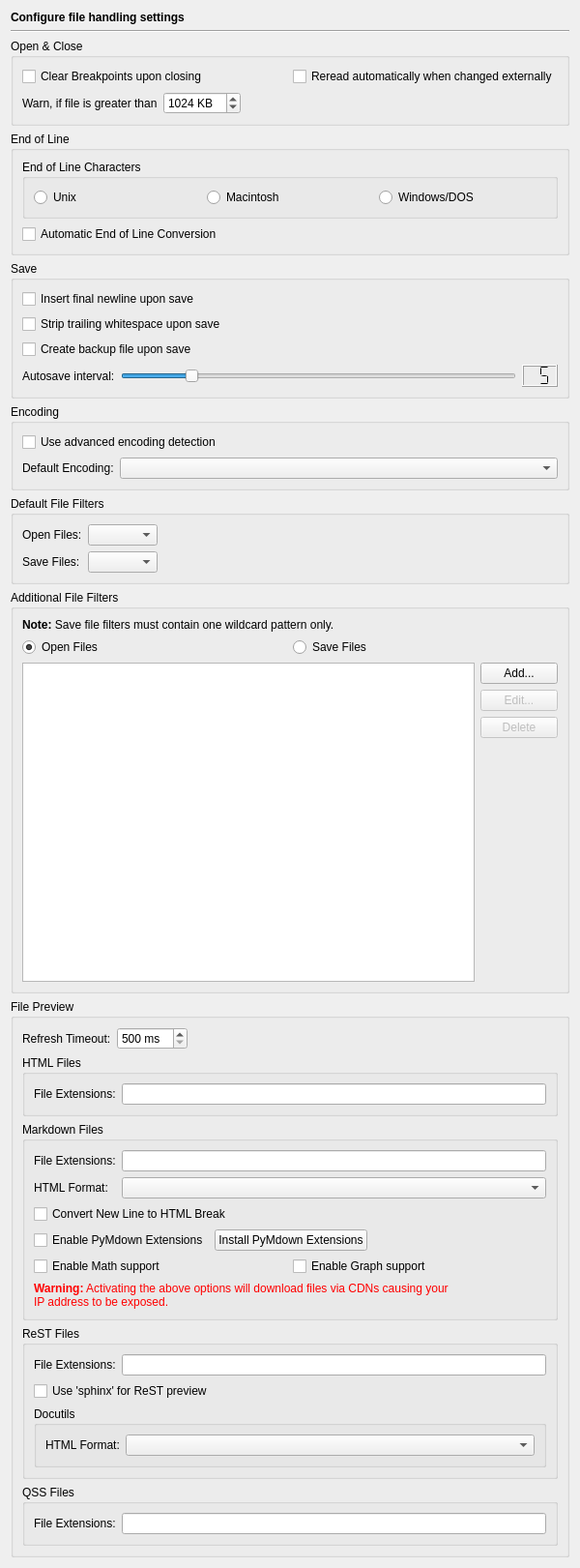
<?xml version="1.0" encoding="UTF-8"?>
<ui version="4.0">
 <class>EditorFilePage</class>
 <widget class="QWidget" name="EditorFilePage">
  <property name="geometry">
   <rect>
    <x>0</x>
    <y>0</y>
    <width>600</width>
    <height>1621</height>
   </rect>
  </property>
  <layout class="QVBoxLayout" name="verticalLayout_5">
   <item>
    <widget class="QLabel" name="headerLabel">
     <property name="text">
      <string>&lt;b&gt;Configure file handling settings&lt;/b&gt;</string>
     </property>
    </widget>
   </item>
   <item>
    <widget class="Line" name="line2">
     <property name="frameShape">
      <enum>QFrame::HLine</enum>
     </property>
     <property name="frameShadow">
      <enum>QFrame::Sunken</enum>
     </property>
     <property name="orientation">
      <enum>Qt::Horizontal</enum>
     </property>
    </widget>
   </item>
   <item>
    <widget class="QGroupBox" name="groupBox_3">
     <property name="title">
      <string>Open &amp;&amp; Close</string>
     </property>
     <layout class="QVBoxLayout">
      <item>
       <layout class="QHBoxLayout">
        <item>
         <widget class="QCheckBox" name="clearBreakpointsCheckBox">
          <property name="toolTip">
           <string>Select, whether breakpoint belonging to an editor should be cleared, when the editor is closed</string>
          </property>
          <property name="text">
           <string>Clear Breakpoints upon closing</string>
          </property>
         </widget>
        </item>
        <item>
         <widget class="QCheckBox" name="automaticReopenCheckBox">
          <property name="toolTip">
           <string>Select to reread the file automatically, if it was changed externally</string>
          </property>
          <property name="text">
           <string>Reread automatically when changed externally</string>
          </property>
         </widget>
        </item>
       </layout>
      </item>
      <item>
       <layout class="QHBoxLayout">
        <item>
         <widget class="QLabel" name="label">
          <property name="text">
           <string>Warn, if file is greater than</string>
          </property>
         </widget>
        </item>
        <item>
         <widget class="QSpinBox" name="warnFilesizeSpinBox">
          <property name="toolTip">
           <string>Enter the filesize, a warning dialog should be shown.</string>
          </property>
          <property name="suffix">
           <string> KB</string>
          </property>
          <property name="minimum">
           <number>1</number>
          </property>
          <property name="maximum">
           <number>16384</number>
          </property>
          <property name="singleStep">
           <number>16</number>
          </property>
          <property name="value">
           <number>1024</number>
          </property>
         </widget>
        </item>
        <item>
         <spacer>
          <property name="orientation">
           <enum>Qt::Horizontal</enum>
          </property>
          <property name="sizeHint" stdset="0">
           <size>
            <width>40</width>
            <height>20</height>
           </size>
          </property>
         </spacer>
        </item>
       </layout>
      </item>
     </layout>
    </widget>
   </item>
   <item>
    <widget class="QGroupBox" name="groupBox_5">
     <property name="title">
      <string>End of Line</string>
     </property>
     <layout class="QVBoxLayout" name="verticalLayout">
      <item>
       <widget class="QGroupBox" name="groupBox_8">
        <property name="title">
         <string>End of Line Characters</string>
        </property>
        <layout class="QHBoxLayout" name="_12">
         <item>
          <widget class="QRadioButton" name="lfRadioButton">
           <property name="toolTip">
            <string>Select Unix type end of line</string>
           </property>
           <property name="text">
            <string>Unix</string>
           </property>
          </widget>
         </item>
         <item>
          <widget class="QRadioButton" name="crRadioButton">
           <property name="toolTip">
            <string>Select Macintosh type end of line</string>
           </property>
           <property name="text">
            <string>Macintosh</string>
           </property>
          </widget>
         </item>
         <item>
          <widget class="QRadioButton" name="crlfRadioButton">
           <property name="toolTip">
            <string>Select Windows type end of line</string>
           </property>
           <property name="text">
            <string>Windows/DOS</string>
           </property>
          </widget>
         </item>
        </layout>
       </widget>
      </item>
      <item>
       <widget class="QCheckBox" name="automaticEolConversionCheckBox">
        <property name="toolTip">
         <string>Select whether the eol type should be converted upon opening the file.</string>
        </property>
        <property name="text">
         <string>Automatic End of Line Conversion</string>
        </property>
       </widget>
      </item>
     </layout>
    </widget>
   </item>
   <item>
    <widget class="QGroupBox" name="groupBox_4">
     <property name="title">
      <string>Save</string>
     </property>
     <layout class="QVBoxLayout" name="verticalLayout_3">
      <item>
       <widget class="QCheckBox" name="insertFinalNewlineCheckBox">
        <property name="toolTip">
         <string>Select to insert a final newline if none is there</string>
        </property>
        <property name="text">
         <string>Insert final newline upon save</string>
        </property>
       </widget>
      </item>
      <item>
       <widget class="QCheckBox" name="stripWhitespaceCheckBox">
        <property name="toolTip">
         <string>Select, whether trailing whitespace should be removed upon save</string>
        </property>
        <property name="text">
         <string>Strip trailing whitespace upon save</string>
        </property>
       </widget>
      </item>
      <item>
       <widget class="QCheckBox" name="createBackupFileCheckBox">
        <property name="toolTip">
         <string>Select, whether a backup file shall be generated upon save</string>
        </property>
        <property name="text">
         <string>Create backup file upon save</string>
        </property>
       </widget>
      </item>
      <item>
       <layout class="QHBoxLayout">
        <item>
         <widget class="QLabel" name="TextLabel13_3_3">
          <property name="text">
           <string>Autosave interval:</string>
          </property>
         </widget>
        </item>
        <item>
         <widget class="QSlider" name="autosaveSlider">
          <property name="toolTip">
           <string>Move to set the autosave interval in minutes (0 to disable)</string>
          </property>
          <property name="minimum">
           <number>0</number>
          </property>
          <property name="maximum">
           <number>30</number>
          </property>
          <property name="value">
           <number>5</number>
          </property>
          <property name="orientation">
           <enum>Qt::Horizontal</enum>
          </property>
          <property name="tickInterval">
           <number>1</number>
          </property>
         </widget>
        </item>
        <item>
         <widget class="QLCDNumber" name="autosaveLCD">
          <property name="toolTip">
           <string>Displays the selected autosave interval.</string>
          </property>
          <property name="digitCount">
           <number>2</number>
          </property>
          <property name="segmentStyle">
           <enum>QLCDNumber::Flat</enum>
          </property>
          <property name="value" stdset="0">
           <double>5.000000000000000</double>
          </property>
         </widget>
        </item>
       </layout>
      </item>
     </layout>
    </widget>
   </item>
   <item>
    <widget class="QGroupBox" name="groupBox">
     <property name="title">
      <string>Encoding</string>
     </property>
     <layout class="QGridLayout" name="gridLayout">
      <item row="0" column="0" colspan="2">
       <widget class="QCheckBox" name="advEncodingCheckBox">
        <property name="toolTip">
         <string>Select to use the advanced encoding detection </string>
        </property>
        <property name="whatsThis">
         <string>&lt;b&gt;Advanced encoding detection&lt;/b&gt;
&lt;p&gt;Select to use the advanced encoding detection based on the &amp;quot;universal character encoding detector&amp;quot; from &lt;a href=&quot;http://chardet.feedparser.org&quot;&gt;http://chardet.feedparser.org&lt;/a&gt;.&lt;/p&gt;</string>
        </property>
        <property name="text">
         <string>Use advanced encoding detection</string>
        </property>
       </widget>
      </item>
      <item row="1" column="0">
       <widget class="QLabel" name="label_4">
        <property name="text">
         <string>Default Encoding:</string>
        </property>
       </widget>
      </item>
      <item row="1" column="1">
       <widget class="QComboBox" name="defaultEncodingComboBox">
        <property name="sizePolicy">
         <sizepolicy hsizetype="Expanding" vsizetype="Fixed">
          <horstretch>0</horstretch>
          <verstretch>0</verstretch>
         </sizepolicy>
        </property>
        <property name="toolTip">
         <string>Select the string encoding to be used.</string>
        </property>
       </widget>
      </item>
     </layout>
    </widget>
   </item>
   <item>
    <widget class="QGroupBox" name="groupBox_2">
     <property name="title">
      <string>Default File Filters</string>
     </property>
     <layout class="QGridLayout">
      <item row="0" column="0">
       <widget class="QLabel" name="label_2">
        <property name="text">
         <string>Open Files:</string>
        </property>
       </widget>
      </item>
      <item row="0" column="1">
       <widget class="QComboBox" name="openFilesFilterComboBox"/>
      </item>
      <item row="0" column="2">
       <spacer>
        <property name="orientation">
         <enum>Qt::Horizontal</enum>
        </property>
        <property name="sizeHint" stdset="0">
         <size>
          <width>40</width>
          <height>20</height>
         </size>
        </property>
       </spacer>
      </item>
      <item row="1" column="0">
       <widget class="QLabel" name="label_3">
        <property name="text">
         <string>Save Files:</string>
        </property>
       </widget>
      </item>
      <item row="1" column="1">
       <widget class="QComboBox" name="saveFilesFilterComboBox"/>
      </item>
     </layout>
    </widget>
   </item>
   <item>
    <widget class="QGroupBox" name="groupBox_6">
     <property name="title">
      <string>Additional File Filters</string>
     </property>
     <layout class="QGridLayout" name="gridLayout_2">
      <item row="0" column="0" colspan="2">
       <widget class="QLabel" name="label_5">
        <property name="text">
         <string>&lt;b&gt;Note:&lt;/b&gt; Save file filters must contain one wildcard pattern only.</string>
        </property>
        <property name="wordWrap">
         <bool>true</bool>
        </property>
       </widget>
      </item>
      <item row="1" column="0" colspan="2">
       <layout class="QHBoxLayout" name="horizontalLayout">
        <item>
         <widget class="QRadioButton" name="openFiltersButton">
          <property name="toolTip">
           <string>Select to edit the open file filters</string>
          </property>
          <property name="text">
           <string>Open Files</string>
          </property>
          <property name="checked">
           <bool>true</bool>
          </property>
         </widget>
        </item>
        <item>
         <widget class="QRadioButton" name="savFiltersButton">
          <property name="toolTip">
           <string>Select to edit the save file filters</string>
          </property>
          <property name="text">
           <string>Save Files</string>
          </property>
         </widget>
        </item>
       </layout>
      </item>
      <item row="2" column="0" rowspan="4">
       <widget class="QListWidget" name="fileFiltersList">
        <property name="sizePolicy">
         <sizepolicy hsizetype="Expanding" vsizetype="Preferred">
          <horstretch>0</horstretch>
          <verstretch>0</verstretch>
         </sizepolicy>
        </property>
        <property name="minimumSize">
         <size>
          <width>0</width>
          <height>200</height>
         </size>
        </property>
        <property name="alternatingRowColors">
         <bool>true</bool>
        </property>
        <property name="sortingEnabled">
         <bool>true</bool>
        </property>
       </widget>
      </item>
      <item row="2" column="1">
       <widget class="QPushButton" name="addFileFilterButton">
        <property name="text">
         <string>Add...</string>
        </property>
       </widget>
      </item>
      <item row="3" column="1">
       <widget class="QPushButton" name="editFileFilterButton">
        <property name="enabled">
         <bool>false</bool>
        </property>
        <property name="text">
         <string>Edit...</string>
        </property>
       </widget>
      </item>
      <item row="4" column="1">
       <widget class="QPushButton" name="deleteFileFilterButton">
        <property name="enabled">
         <bool>false</bool>
        </property>
        <property name="text">
         <string>Delete</string>
        </property>
       </widget>
      </item>
      <item row="5" column="1">
       <spacer>
        <property name="orientation">
         <enum>Qt::Vertical</enum>
        </property>
        <property name="sizeHint" stdset="0">
         <size>
          <width>20</width>
          <height>40</height>
         </size>
        </property>
       </spacer>
      </item>
     </layout>
    </widget>
   </item>
   <item>
    <widget class="QGroupBox" name="groupBox_7">
     <property name="title">
      <string>File Preview</string>
     </property>
     <layout class="QVBoxLayout" name="verticalLayout_4">
      <item>
       <layout class="QHBoxLayout" name="horizontalLayout_5">
        <item>
         <widget class="QLabel" name="label_8">
          <property name="text">
           <string>Refresh Timeout:</string>
          </property>
         </widget>
        </item>
        <item>
         <widget class="QSpinBox" name="previewRefreshTimeoutSpinBox">
          <property name="toolTip">
           <string>Enter the timeout in milliseconds until the preview is refreshed</string>
          </property>
          <property name="suffix">
           <string> ms</string>
          </property>
          <property name="minimum">
           <number>500</number>
          </property>
          <property name="maximum">
           <number>5000</number>
          </property>
          <property name="singleStep">
           <number>500</number>
          </property>
         </widget>
        </item>
        <item>
         <spacer name="horizontalSpacer">
          <property name="orientation">
           <enum>Qt::Horizontal</enum>
          </property>
          <property name="sizeHint" stdset="0">
           <size>
            <width>40</width>
            <height>20</height>
           </size>
          </property>
         </spacer>
        </item>
       </layout>
      </item>
      <item>
       <widget class="QGroupBox" name="groupBox_12">
        <property name="title">
         <string>HTML Files</string>
        </property>
        <layout class="QHBoxLayout" name="horizontalLayout_3">
         <item>
          <widget class="QLabel" name="label_12">
           <property name="text">
            <string>File Extensions:</string>
           </property>
          </widget>
         </item>
         <item>
          <widget class="QLineEdit" name="previewHtmlExtensionsEdit">
           <property name="toolTip">
            <string>Enter the filename extensions of HTML files that may be previewed (separated by a space)</string>
           </property>
          </widget>
         </item>
        </layout>
       </widget>
      </item>
      <item>
       <widget class="QGroupBox" name="groupBox_11">
        <property name="title">
         <string>Markdown Files</string>
        </property>
        <layout class="QVBoxLayout" name="verticalLayout_2">
         <item>
          <layout class="QGridLayout" name="gridLayout_4">
           <item row="0" column="0">
            <widget class="QLabel" name="label_11">
             <property name="text">
              <string>File Extensions:</string>
             </property>
            </widget>
           </item>
           <item row="0" column="1">
            <widget class="QLineEdit" name="previewMarkdownExtensionsEdit">
             <property name="toolTip">
              <string>Enter the filename extensions of Markdown files that may be previewed (separated by a space)</string>
             </property>
            </widget>
           </item>
           <item row="1" column="0">
            <widget class="QLabel" name="label_6">
             <property name="text">
              <string>HTML Format:</string>
             </property>
            </widget>
           </item>
           <item row="1" column="1">
            <widget class="QComboBox" name="previewMarkdownHTMLFormatComboBox">
             <property name="sizePolicy">
              <sizepolicy hsizetype="Expanding" vsizetype="Fixed">
               <horstretch>0</horstretch>
               <verstretch>0</verstretch>
              </sizepolicy>
             </property>
             <property name="toolTip">
              <string>Select the HTML format to be generated</string>
             </property>
            </widget>
           </item>
          </layout>
         </item>
         <item>
          <widget class="QCheckBox" name="previewMarkdownNLtoBreakCheckBox">
           <property name="toolTip">
            <string>Select this to convert a new line character to an HTML &amp;lt;br/&amp;gt; tag.</string>
           </property>
           <property name="text">
            <string>Convert New Line to HTML Break</string>
           </property>
          </widget>
         </item>
         <item>
          <layout class="QHBoxLayout" name="horizontalLayout_6">
           <item>
            <widget class="QCheckBox" name="previewMarkdownPyMdownCheckBox">
             <property name="toolTip">
              <string>Select to enable the use of the PyMdown extensions</string>
             </property>
             <property name="whatsThis">
              <string>&lt;b&gt;Enable PyMdown Extensions&lt;/b&gt;
&lt;p&gt;Select this entry to enable the use of the PyMdown extensions. These have to be installed with &lt;code&gt;pip install pymdown-extensions&lt;/code&gt;.&lt;/p&gt;</string>
             </property>
             <property name="text">
              <string>Enable PyMdown Extensions</string>
             </property>
            </widget>
           </item>
           <item>
            <widget class="QPushButton" name="previewMarkdownPyMdownInstallPushButton">
             <property name="toolTip">
              <string>Press to install the PyMdown extensions</string>
             </property>
             <property name="text">
              <string>Install PyMdown Extensions</string>
             </property>
            </widget>
           </item>
           <item>
            <spacer name="horizontalSpacer_2">
             <property name="orientation">
              <enum>Qt::Horizontal</enum>
             </property>
             <property name="sizeHint" stdset="0">
              <size>
               <width>40</width>
               <height>20</height>
              </size>
             </property>
            </spacer>
           </item>
          </layout>
         </item>
         <item>
          <layout class="QGridLayout" name="gridLayout_5">
           <item row="0" column="0">
            <widget class="QCheckBox" name="previewMarkdownMathJaxCheckBox">
             <property name="toolTip">
              <string>Select to enable Math support using MathJax</string>
             </property>
             <property name="text">
              <string>Enable Math support</string>
             </property>
            </widget>
           </item>
           <item row="0" column="1">
            <widget class="QCheckBox" name="previewMarkdownMermaidCheckBox">
             <property name="toolTip">
              <string>Select to enable Graph support using Mermaid</string>
             </property>
             <property name="text">
              <string>Enable Graph support</string>
             </property>
            </widget>
           </item>
           <item row="1" column="0" colspan="2">
            <widget class="QLabel" name="TextLabel1_2_2_3">
             <property name="text">
              <string>&lt;font color=&quot;#FF0000&quot;&gt;&lt;b&gt;Warning:&lt;/b&gt; Activating the above options will download files via CDNs causing your&lt;br/&gt;IP address to be exposed.&lt;/font&gt;</string>
             </property>
             <property name="wordWrap">
              <bool>true</bool>
             </property>
            </widget>
           </item>
          </layout>
         </item>
        </layout>
       </widget>
      </item>
      <item>
       <widget class="QGroupBox" name="groupBox_10">
        <property name="title">
         <string>ReST Files</string>
        </property>
        <layout class="QGridLayout" name="gridLayout_3">
         <item row="0" column="0">
          <widget class="QLabel" name="label_9">
           <property name="text">
            <string>File Extensions:</string>
           </property>
          </widget>
         </item>
         <item row="0" column="1">
          <widget class="QLineEdit" name="previewRestExtensionsEdit">
           <property name="toolTip">
            <string>Enter the filename extensions of ReStructuredText files that may be previewed (separated by a space)</string>
           </property>
          </widget>
         </item>
         <item row="1" column="0" colspan="2">
          <widget class="QCheckBox" name="previewRestSphinxCheckBox">
           <property name="toolTip">
            <string>Select to use 'sphinx' to generate the ReST preview</string>
           </property>
           <property name="text">
            <string>Use 'sphinx' for ReST preview</string>
           </property>
          </widget>
         </item>
         <item row="2" column="0" colspan="2">
          <widget class="QGroupBox" name="groupBox_13">
           <property name="title">
            <string>Docutils</string>
           </property>
           <layout class="QHBoxLayout" name="horizontalLayout_4">
            <item>
             <widget class="QLabel" name="label_7">
              <property name="text">
               <string>HTML Format:</string>
              </property>
             </widget>
            </item>
            <item>
             <widget class="QComboBox" name="previewRestDocutilsHTMLFormatComboBox">
              <property name="sizePolicy">
               <sizepolicy hsizetype="Expanding" vsizetype="Fixed">
                <horstretch>0</horstretch>
                <verstretch>0</verstretch>
               </sizepolicy>
              </property>
              <property name="toolTip">
               <string>Select the HTML format to be generated</string>
              </property>
             </widget>
            </item>
           </layout>
          </widget>
         </item>
        </layout>
       </widget>
      </item>
      <item>
       <widget class="QGroupBox" name="groupBox_9">
        <property name="title">
         <string>QSS Files</string>
        </property>
        <layout class="QHBoxLayout" name="horizontalLayout_2">
         <item>
          <widget class="QLabel" name="label_10">
           <property name="text">
            <string>File Extensions:</string>
           </property>
          </widget>
         </item>
         <item>
          <widget class="QLineEdit" name="previewQssExtensionsEdit">
           <property name="toolTip">
            <string>Enter the filename extensions of Qt Stylesheet files that may be previewed (separated by a space)</string>
           </property>
          </widget>
         </item>
        </layout>
       </widget>
      </item>
     </layout>
    </widget>
   </item>
  </layout>
 </widget>
 <tabstops>
  <tabstop>clearBreakpointsCheckBox</tabstop>
  <tabstop>automaticReopenCheckBox</tabstop>
  <tabstop>warnFilesizeSpinBox</tabstop>
  <tabstop>lfRadioButton</tabstop>
  <tabstop>crRadioButton</tabstop>
  <tabstop>crlfRadioButton</tabstop>
  <tabstop>automaticEolConversionCheckBox</tabstop>
  <tabstop>insertFinalNewlineCheckBox</tabstop>
  <tabstop>stripWhitespaceCheckBox</tabstop>
  <tabstop>createBackupFileCheckBox</tabstop>
  <tabstop>autosaveSlider</tabstop>
  <tabstop>advEncodingCheckBox</tabstop>
  <tabstop>defaultEncodingComboBox</tabstop>
  <tabstop>openFilesFilterComboBox</tabstop>
  <tabstop>saveFilesFilterComboBox</tabstop>
  <tabstop>openFiltersButton</tabstop>
  <tabstop>savFiltersButton</tabstop>
  <tabstop>fileFiltersList</tabstop>
  <tabstop>addFileFilterButton</tabstop>
  <tabstop>editFileFilterButton</tabstop>
  <tabstop>deleteFileFilterButton</tabstop>
  <tabstop>previewRefreshTimeoutSpinBox</tabstop>
  <tabstop>previewHtmlExtensionsEdit</tabstop>
  <tabstop>previewMarkdownExtensionsEdit</tabstop>
  <tabstop>previewMarkdownHTMLFormatComboBox</tabstop>
  <tabstop>previewMarkdownNLtoBreakCheckBox</tabstop>
  <tabstop>previewMarkdownMathJaxCheckBox</tabstop>
  <tabstop>previewMarkdownMermaidCheckBox</tabstop>
  <tabstop>previewMarkdownPyMdownCheckBox</tabstop>
  <tabstop>previewMarkdownPyMdownInstallPushButton</tabstop>
  <tabstop>previewRestExtensionsEdit</tabstop>
  <tabstop>previewRestSphinxCheckBox</tabstop>
  <tabstop>previewRestDocutilsHTMLFormatComboBox</tabstop>
  <tabstop>previewQssExtensionsEdit</tabstop>
 </tabstops>
 <resources/>
 <connections>
  <connection>
   <sender>autosaveSlider</sender>
   <signal>valueChanged(int)</signal>
   <receiver>autosaveLCD</receiver>
   <slot>display(int)</slot>
   <hints>
    <hint type="sourcelabel">
     <x>272</x>
     <y>58</y>
    </hint>
    <hint type="destinationlabel">
     <x>420</x>
     <y>55</y>
    </hint>
   </hints>
  </connection>
 </connections>
</ui>
